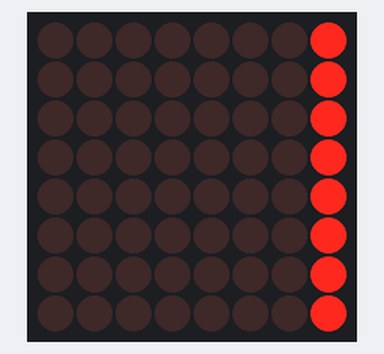
Simulated run of this sketch. Board: Arduino Uno, built with avr-gcc and run on an emulated ATmega328P. On the bench: 8×8 LED matrix. Wiring (inferred from the names in the program): LED matrix (orientation assumed): rows pin 2, pin 3, pin 4, pin 5, pin 6, pin 7, pin 8, pin 9; columns pin 10, pin 11, pin 12, pin 13, A0, A1, A2, A3.

Above: at 0.27 s.
At 2.19 s:
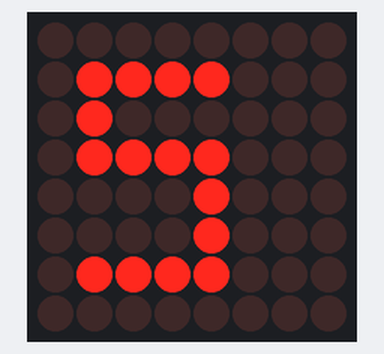
At 4.61 s:
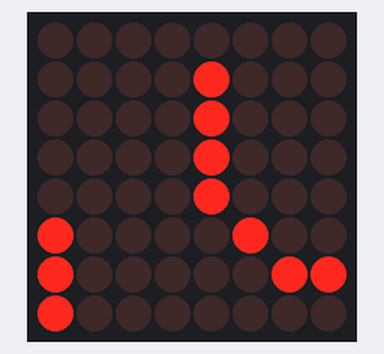
At 9.19 s:
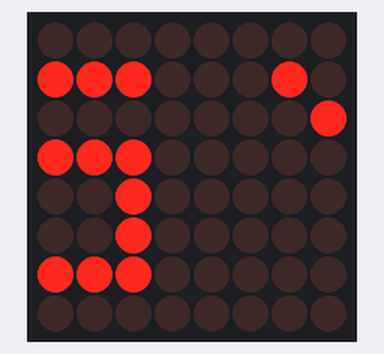
At 13.43 s:
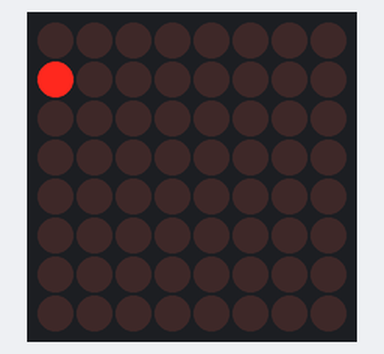
At 18.19 s:
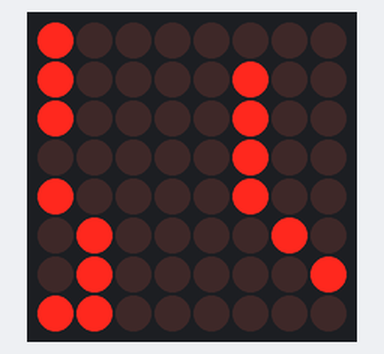

Measured:
- by itself, everything shown: repeats every 17.1 s, in 186 steps

The sketch:

meeting-indicator.ino
```cpp
//-----
// DEFINITIONS
//-----

// Row pin definitions
#define ROW_0_PIN 2
#define ROW_1_PIN 3
#define ROW_2_PIN 4
#define ROW_3_PIN 5
#define ROW_4_PIN 6
#define ROW_5_PIN 7
#define ROW_6_PIN 8
#define ROW_7_PIN 9

// Col pin definitions
#define COL_0_PIN 10
#define COL_1_PIN 11
#define COL_2_PIN 12
#define COL_3_PIN 13
#define COL_4_PIN A0
#define COL_5_PIN A1
#define COL_6_PIN A2
#define COL_7_PIN A3

// Sets the maximum length the message can be
#define MSG_MAX_LEN 48

//-----
// CONSTANTS
//-----

// Array used to easily access a row
const byte rows[] = {
  ROW_0_PIN,
  ROW_1_PIN,
  ROW_2_PIN,
  ROW_3_PIN,
  ROW_4_PIN,
  ROW_5_PIN,
  ROW_6_PIN,
  ROW_7_PIN
};

// Array used to easily access a column
const byte cols[] = {
  COL_0_PIN,
  COL_1_PIN,
  COL_2_PIN,
  COL_3_PIN,
  COL_4_PIN,
  COL_5_PIN,
  COL_6_PIN,
  COL_7_PIN
};

// Msg is a 2d array of 1 and 0 where 1 represents an LED to be in the on state. Spells out the word "BUSY"
const int msg[8][MSG_MAX_LEN] = {
  {0,0,0,0,0,0,0,0, 0,1,1,1,1,0,0,0, 0,0,0,0,0,0,0,0, 0,0,0,0,0,0,0,0, 0,0,0,0,0,0,0,0, 0,0,0,0,0,0,0,0},
  {0,0,0,0,0,0,0,0, 0,1,0,0,1,0,0,0, 0,1,0,0,0,0,1,0, 0,0,1,1,1,1,0,0, 0,1,0,0,0,1,0,0, 0,0,0,0,0,0,0,0},
  {0,0,0,0,0,0,0,0, 0,1,0,0,1,0,0,0, 0,1,0,0,0,0,1,0, 0,0,1,0,0,0,0,0, 0,0,1,0,1,0,0,0, 0,0,0,0,0,0,0,0},
  {0,0,0,0,0,0,0,0, 0,1,1,1,0,0,0,0, 0,1,0,0,0,0,1,0, 0,0,1,1,1,1,0,0, 0,0,0,1,0,0,0,0, 0,0,0,0,0,0,0,0},
  {0,0,0,0,0,0,0,0, 0,1,0,0,1,0,0,0, 0,1,0,0,0,0,1,0, 0,0,0,0,0,1,0,0, 0,0,0,1,0,0,0,0, 0,0,0,0,0,0,0,0},
  {0,0,0,0,0,0,0,0, 0,1,0,0,0,1,0,0, 0,0,1,0,0,1,0,0, 0,0,0,0,0,1,0,0, 0,0,0,1,0,0,0,0, 0,0,0,0,0,0,0,0},
  {0,0,0,0,0,0,0,0, 0,1,0,0,0,1,0,0, 0,0,0,1,1,0,0,0, 0,0,1,1,1,1,0,0, 0,0,0,1,0,0,0,0, 0,0,0,0,0,0,0,0},
  {0,0,0,0,0,0,0,0, 0,1,1,1,1,1,0,0, 0,0,0,0,0,0,0,0, 0,0,0,0,0,0,0,0, 0,0,0,0,0,0,0,0, 0,0,0,0,0,0,0,0}
};

//-----
// VARIABLES
//-----

// Sets the position where in the message where a write to the LEDs should occur
int msgPos = 0;

//-----
// FUNCTIONS
//-----

void setup() {

  // Set row pins to OUTPUT and by default should be set to HIGH voltage
  for (int i = 0; i < 8; i++) {
    pinMode(rows[i], OUTPUT);
    digitalWrite(rows[i], HIGH);
  }

  // Set col pins to OUTPUT and by default should be set to LOW voltage
  for (int j = 0; j < 8; j++) {
    pinMode(cols[j], OUTPUT);
    digitalWrite(cols[j], LOW);
  }
}

void loop() {

  // Paints same image to matrix 3 times to avoid flickering
  for (int x = 0; x < 5; x++) {

    // Paint image row by row
    for (int i = 0; i < 8; i++) {

      // Set all but the active row to HIGH
      for (int k = 0; k < 8; k++) {
        digitalWrite(rows[k], k != i);
      }

      // Write column values for the active row
      for (int j = 0; j < 8; j++) {
        digitalWrite(cols[j], msg[i][j + msgPos]);
      }

      // Slow down frame paint and scroll speed with delay
      delay(2);
    }
  }

  // Increment position or move back to 0 if end is reached
  msgPos = (msgPos == MSG_MAX_LEN - 8) ? 0 : (msgPos + 1);
}
```
